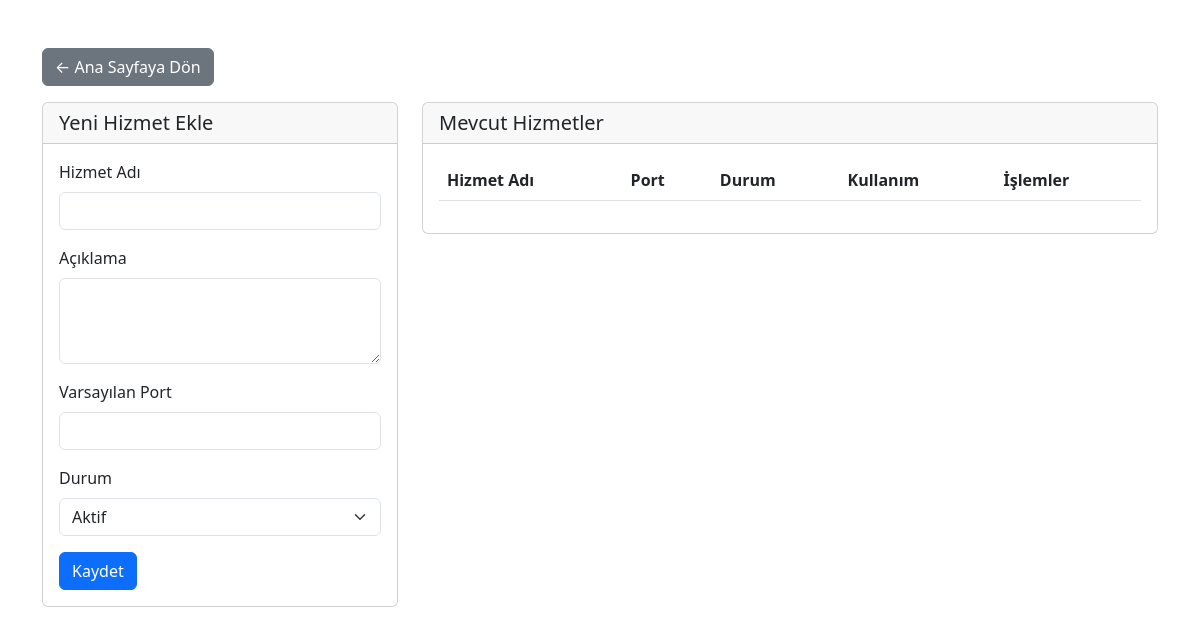
Page /hizmet_ekle.php on the earlier database version.
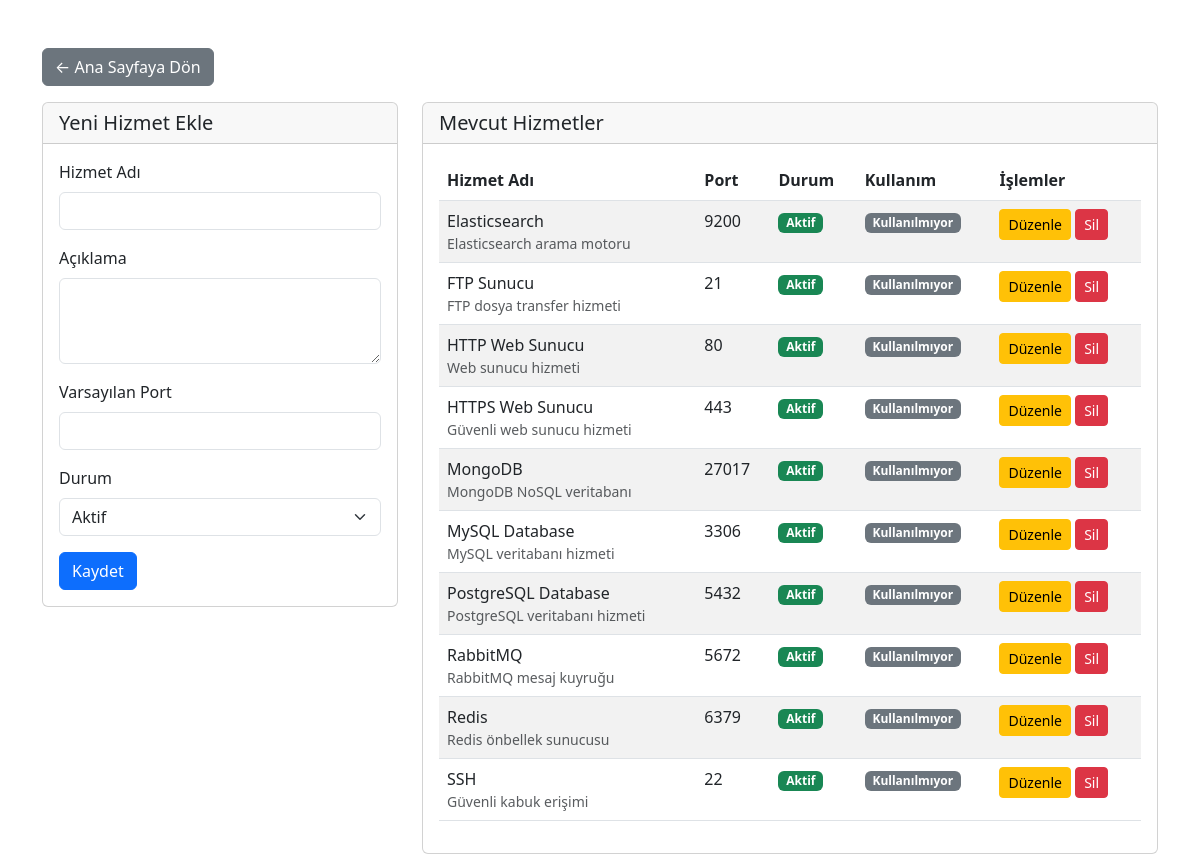
Same page on the later database version.
### tables this page shows
CREATE TABLE IF NOT EXISTS hizmetler (
    id INT AUTO_INCREMENT PRIMARY KEY,
    hizmet_adi VARCHAR(100) NOT NULL,
    aciklama TEXT,
    port VARCHAR(10),
    durum ENUM('Aktif', 'Pasif') DEFAULT 'Aktif',
    olusturma_tarihi TIMESTAMP DEFAULT CURRENT_TIMESTAMP
);

### hizmet_ekle.php (the view, shortened to what this page needs)
<?php
require_once 'config/database.php';
$duzenle_mod = false;
$hizmet = null;
$sql = "SELECT h.*,
        (SELECT COUNT(*) FROM sanal_sunucu_hizmetler WHERE hizmet_id = h.id) as kullanim_sayisi
        FROM hizmetler h
        ORDER BY h.hizmet_adi";
$result = mysqli_query($conn, $sql);
?>
<!DOCTYPE html>
<html lang="tr">
<head>
    <link href="https://cdn.jsdelivr.net/npm/bootstrap@5.3.0/dist/css/bootstrap.min.css" rel="stylesheet">
</head>
<body>
    <div class="container mt-5">
        <div class="mb-3">
            <a href="index.php" class="btn btn-secondary">← Ana Sayfaya Dön</a>
        </div>
        <div class="row">
            <div class="col-md-4">
                <div class="card">
                    <div class="card-header">
                        <h2 class="card-title h5 mb-0">
                            <?php echo $duzenle_mod ? 'Hizmet Düzenle' : 'Yeni Hizmet Ekle'; ?>
                        </h2>
                    </div>
                    <div class="card-body">
                        <form method="POST">
                            <div class="mb-3">
                                <label for="hizmet_adi" class="form-label">Hizmet Adı</label>
                                <input type="text" class="form-control" id="hizmet_adi" name="hizmet_adi"
                                       value="<?php echo $duzenle_mod ? $hizmet['hizmet_adi'] : ''; ?>" required>
                            </div>
                            <div class="mb-3">
                                <label for="aciklama" class="form-label">Açıklama</label>
                                <textarea class="form-control" id="aciklama" name="aciklama" rows="3"><?php echo $duzenle_mod ? $hizmet['aciklama'] : ''; ?></textarea>
                            </div>
                            <div class="mb-3">
                                <label for="port" class="form-label">Varsayılan Port</label>
                                <input type="text" class="form-control" id="port" name="port"
                                       value="<?php echo $duzenle_mod ? $hizmet['port'] : ''; ?>">
                            </div>
                            <div class="mb-3">
                                <label for="durum" class="form-label">Durum</label>
                                <select class="form-select" id="durum" name="durum">
                                    <option value="Aktif" <?php echo ($duzenle_mod && $hizmet['durum'] == 'Aktif') ? 'selected' : ''; ?>>Aktif</option>
                                </select>
                            </div>
                            <button type="submit" class="btn btn-primary">
                                <?php echo $duzenle_mod ? 'Güncelle' : 'Kaydet'; ?>
                            </button>
                        </form>
                    </div>
                </div>
            </div>
            <div class="col-md-8">
                <div class="card">
                    <div class="card-header">
                        <h2 class="card-title h5 mb-0">Mevcut Hizmetler</h2>
                    </div>
                    <div class="card-body">
                        <div class="table-responsive">
                            <table class="table table-striped">
                                <thead>
                                    <tr>
                                        <th>Hizmet Adı</th>
                                        <th>Port</th>
                                        <th>Durum</th>
                                        <th>Kullanım</th>
                                        <th>İşlemler</th>
                                    </tr>
                                </thead>
                                <tbody>
                                    <?php while ($row = mysqli_fetch_assoc($result)): ?>
                                        <tr>
                                            <td>
                                                <?php echo htmlspecialchars($row['hizmet_adi']); ?>
                                                <?php if ($row['aciklama']): ?>
                                                    <small class="d-block text-muted"><?php echo htmlspecialchars($row['aciklama']); ?></small>
                                                <?php endif; ?>
                                            </td>
                                            <td><?php echo $row['port'] ?: '-'; ?></td>
                                            <td>
                                                <span class="badge <?php echo $row['durum'] == 'Aktif' ? 'bg-success' : 'bg-secondary'; ?>">
                                                    <?php echo $row['durum']; ?>
                                                </span>
                                            </td>
                                            <td>
                                                <?php if ($row['kullanim_sayisi'] > 0): ?>
                                                    <span class="badge bg-info"><?php echo $row['kullanim_sayisi']; ?> sunucu</span>
                                                <?php else: ?>
                                                    <span class="badge bg-secondary">Kullanılmıyor</span>
                                                <?php endif; ?>
                                            </td>
                                            <td>
                                                <a href="hizmet_ekle.php?id=<?php echo $row['id']; ?>" class="btn btn-warning btn-sm">Düzenle</a>
                                                <?php if ($row['kullanim_sayisi'] == 0): ?>
                                                    <a href="hizmet_sil.php?id=<?php echo $row['id']; ?>"
                                                       class="btn btn-danger btn-sm"
                                                       onclick="return confirm('Bu hizmeti silmek istediğinize emin misiniz?')">Sil</a>
                                                <?php endif; ?>
                                            </td>
                                        </tr>
                                    <?php endwhile; ?>
                                </tbody>
                            </table>
                        </div>
                    </div>
                </div>
            </div>
        </div>
    </div>
</body>
</html>

Differences in the rows shown:
added hizmetler: hizmet_adi "Elasticsearch", aciklama "Elasticsearch arama motoru", port "9200", durum "Aktif"
added hizmetler: hizmet_adi "FTP Sunucu", aciklama "FTP dosya transfer hizmeti", port "21", durum "Aktif"
added hizmetler: hizmet_adi "HTTP Web Sunucu", aciklama "Web sunucu hizmeti", port "80", durum "Aktif"
added hizmetler: hizmet_adi "HTTPS Web Sunucu", aciklama "Güvenli web sunucu hizmeti", port "443", durum "Aktif"
added hizmetler: hizmet_adi "MongoDB", aciklama "MongoDB NoSQL veritabanı", port "27017", durum "Aktif"
added hizmetler: hizmet_adi "MySQL Database", aciklama "MySQL veritabanı hizmeti", port "3306", durum "Aktif"
added hizmetler: hizmet_adi "PostgreSQL Database", aciklama "PostgreSQL veritabanı hizmeti", port "5432", durum "Aktif"
added hizmetler: hizmet_adi "RabbitMQ", aciklama "RabbitMQ mesaj kuyruğu", port "5672", durum "Aktif"
added hizmetler: hizmet_adi "Redis", aciklama "Redis önbellek sunucusu", port "6379", durum "Aktif"
added hizmetler: hizmet_adi "SSH", aciklama "Güvenli kabuk erişimi", port "22", durum "Aktif"
